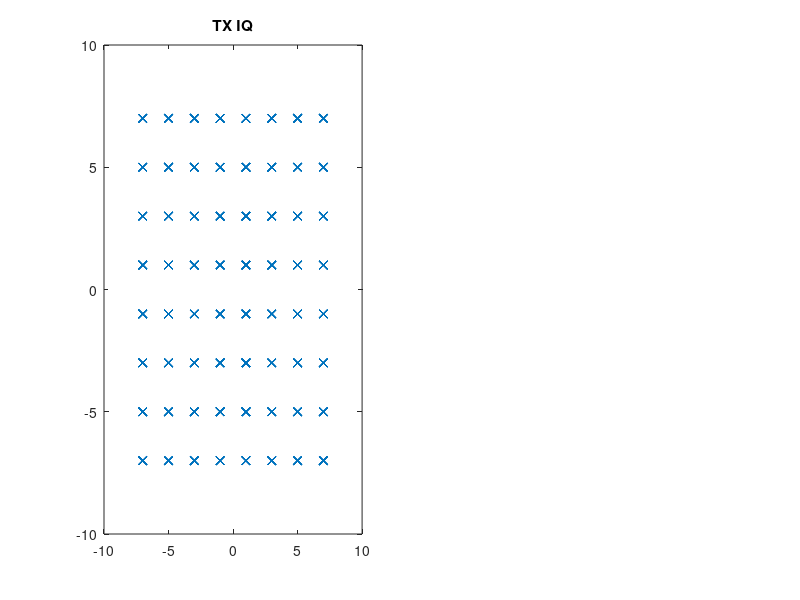

Write MATLAB code to recreate this figure. (Note: this script raises an error after producing the figure.)
% lab_02_ofdm_system3.m - przyklad modelu transmisji OFDM z uzyciem Telecomm Toolbox
clear all; clc;

% parametry konfiguracyjne
Q_m = 64;      % 64-QAM, nie zmieniac!
SNR = 20000;      % SNR w jednostkach dB
N_FFT = 256;   % rozmiar FFT
N_CP =  18;    % dlugosc cyklicznego prefiksu: 22 (1st), 18 (other) 
SCRAMBLING_ENABLED = true;

% zakoduj wiadomosc uzywajac 64 znakow ASCII z zakresu od 32 do 95,
% czyli tylko duze litery plus czesc dodatkowych znakow alfanumerycznych
tx_message = uint8('LITWO, OJCZYZNO MOJA! TY JESTES JAK ZDROWIE; ILE CIE TRZEBA CENIC, TEN TYLKO SIE DOWIE, KTO CIE STRACIL. DZIS PIEKNOSC TWA W CALEJ OZDOBIE WIDZE I OPISUJE, BO TESKNIE PO TOBIE. LOREM IPSUM IS SIMPLY DUMMY TEXT OF THE PRINTING AND TYPESETTING INDUSTRY. LOREM IPSUM HAS BEEN THE INDUSTRY STANDARD DUMMY TEXT EVER SINCE THE 1500S, WHEN AN UNKNOWN PRINTER TOOK A GALLEY OF TYPE AND SCRAMBLED IT TO MAKE A TYPE SPECIMEN BOOK. IT HAS SURVIVED NOT ONLY FIVE CENTURIES, BUT ALSO THE LEAP INTO ELECTRONIC TYPESETTING, REMAINING ESSENTIALLY UNCHANGED. IT WAS POPULARISED IN THE 1960S WITH THE RELEASE OF LETRASET SHEETS CONTAINING LOREM IPSUM PASSAGES.');
tx_bits = tx_message - 32;

% dodaj zera na koncu wiadomosci tak aby dopelnic wektor do wielokrotnosci rozmiaru FFT
tx_bits( end+1 : end+ceil(numel(tx_message)/N_FFT )*N_FFT - numel(tx_message) ) = 0;

% skrambling (oryginalne liczby [0-63] XOR losowe liczby [0-63] )
scramble_sequence = uint8( randi( Q_m-1, size(tx_bits) ) );

if SCRAMBLING_ENABLED
    tx_bits_scrambled = bitxor( tx_bits, scramble_sequence );
else
    tx_bits_scrambled = tx_bits; % switching off scrambling and descrambling
end

% modulacja QAM (bity do zespolonych punktow konstelacji IQ)
tx_iq = qammod( tx_bits_scrambled, Q_m );

% wykres konstelacji nadajnika
subplot(1,2,1); plot(tx_iq, 'x'); title('TX IQ')

% modulacja OFDM
tx_td  = ofdmmod( reshape(tx_iq, N_FFT, []), N_FFT, N_CP );

% KANAL, ZAKLOCENIA I INTERFERENCJE, BLEDY SPRZETU
rx_td = disturbances( tx_td, N_FFT );

% demodulacja OFDM
% ---ZASTAP WLASNA IMPLEMENTACJA---
%rx_iq = ofdmdemod(rx_td, N_FFT, N_CP);
rx_iq=ofdmdemod_janka(rx_td, N_FFT, N_CP);

rx_iq = reshape(rx_iq, 1, []);

% wykres konstelacji odbiornika
subplot(1,2,2); plot(rx_iq, 'x'); title('RX IQ')

% demodulacja (punkty konstelacji do bitow)
rx_bits = qamdemod(rx_iq, Q_m);

% de-skrambling
if SCRAMBLING_ENABLED
    rx_bits_descrambled = bitxor(uint8(rx_bits), scramble_sequence);
else
    rx_bits_descrambled = rx_bits;
end

rx_message = char(uint8(rx_bits_descrambled)) + 32;
fprintf('\nReceived message:\n%s\n\n', rx_message);

numDifferences = 0;
            
for i = 1:length(tx_message)
    if tx_message(1,i) ~= rx_message(1,i)
        numDifferences = numDifferences + 1; % Increment the counter for differences
    end
end
fprintf('ERROR_NUMBER %d \n', numDifferences);
